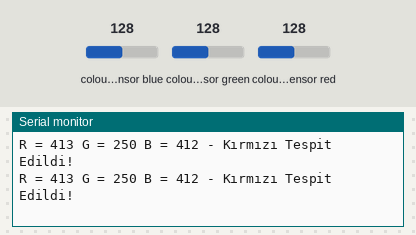
Bench run of a sketch on a simulated Arduino Uno, built with avr-gcc and run on an emulated ATmega328P. Parts: the last lines printed to the serial monitor. Wiring (inferred from the names in the program): TCS3200 colour sensor: output pin 8; S2 pin 6; S3 pin 7; S0 pin 4; S1 pin 5. Inputs (shaded band) come from the test bench; at power-on: colour sensor blue 128, colour sensor red 128, colour sensor green 128.

Above: at 1.2 s.
1.3 s: colour sensor blue set to 191
At 1.44 s:
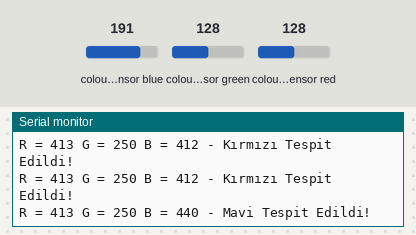
3.3 s: colour sensor red set to 191
At 3.54 s:
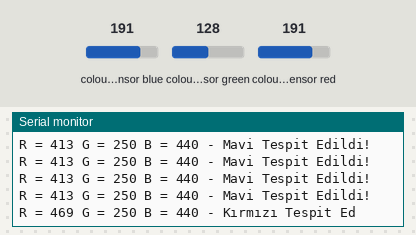
5.1 s: colour sensor green set to 5
At 12.52 s:
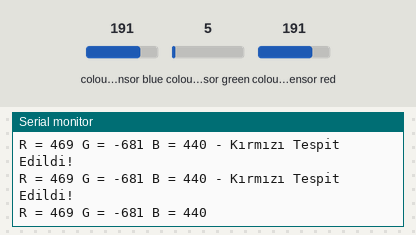

Measured:
- after the input at 3.3 s, the serial monitor: prints a new line at once (image 2)
- after the input at 5.1 s, the serial monitor: prints a new line after 0.05 s (image 3)

The sketch:

renk.ino
```cpp
#define S0 4
#define S1 5
#define S2 6
#define S3 7
#define sensorOut 8

int redFrequency = 0;
int greenFrequency = 0;
int blueFrequency = 0;

int redColor = 0;
int greenColor = 0;
int blueColor = 0;

void setup() {
  pinMode(S0, OUTPUT);
  pinMode(S1, OUTPUT);
  pinMode(S2, OUTPUT);
  pinMode(S3, OUTPUT);

  pinMode(sensorOut, INPUT);

  digitalWrite(S0,HIGH);
  digitalWrite(S1,LOW);

  Serial.begin(9600);
}

void loop() {
  digitalWrite(S2,LOW);
  digitalWrite(S3,LOW);

  redFrequency = pulseIn(sensorOut, LOW);
  redColor = map(redFrequency, 70, 120, 255,0);

  Serial.print("R = ");
  Serial.print(redColor);
  delay(100);

  digitalWrite(S2,HIGH);
  digitalWrite(S3,HIGH);


  greenFrequency = pulseIn(sensorOut, LOW);
  greenColor = map(greenFrequency, 38, 84, 255, 0);

  Serial.print(" G = ");
  Serial.print(greenColor);
  delay(100);

  digitalWrite(S2,LOW);
  digitalWrite(S3,HIGH);

  blueFrequency = pulseIn(sensorOut, LOW);
  blueColor = map(blueFrequency, 100, 199, 255, 0);

  Serial.print(" B = ");
  Serial.print(blueColor);
  delay(100);

  if(redColor > blueColor){
      Serial.println(" - Kırmızı Tespit Edildi!");
  }
  if(blueColor > redColor){
    Serial.println(" - Mavi Tespit Edildi!");
  }
}
```
